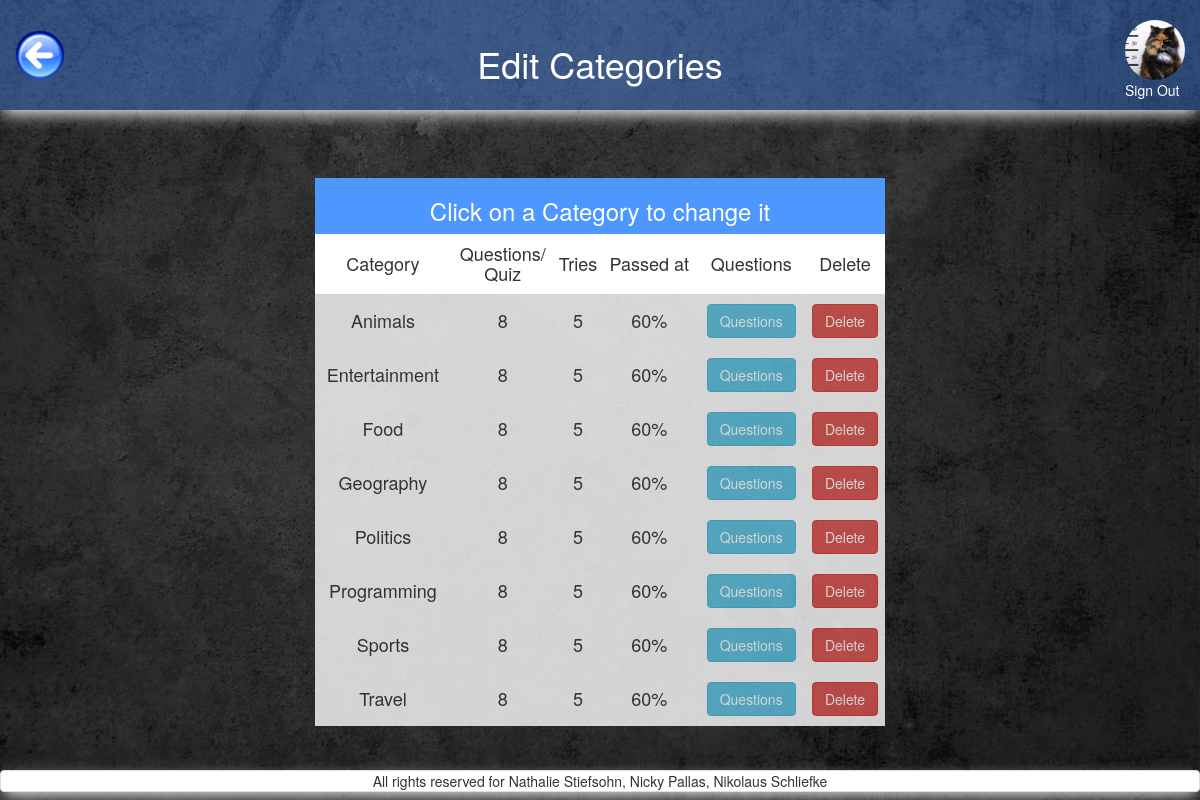
/admin_all_questions.php (signed in), run on an earlier commit of the app's database.
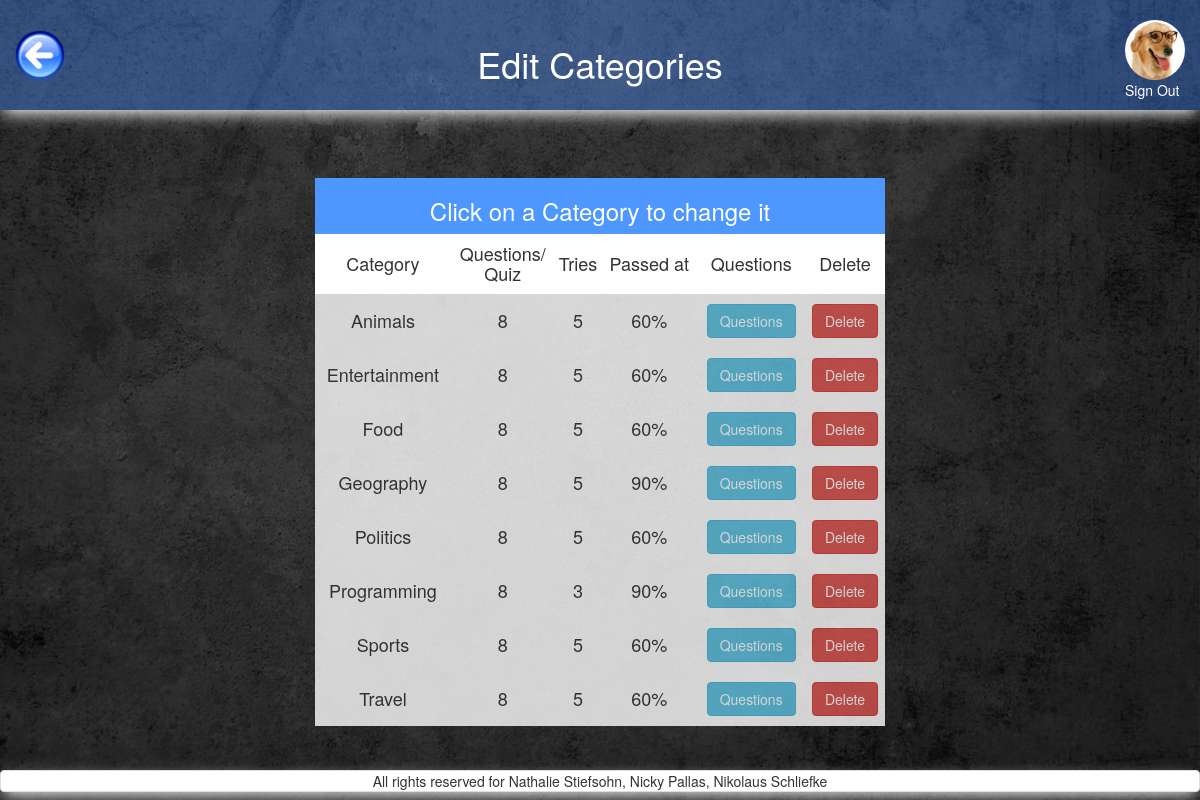
And on a later commit of the database.
### tables this page shows
CREATE TABLE `users` (
  `id` int(11) NOT NULL,
  `FK_avatars` int(11) NOT NULL,
  `nickname` varchar(255) NOT NULL,
  `email` varchar(255) NOT NULL,
  `password` varchar(255) NOT NULL,
  `first_name` varchar(255) NOT NULL,
  `family_name` varchar(255) NOT NULL,
  `date_of_birth` date NOT NULL DEFAULT '1993-07-30'
);

CREATE TABLE `avatars` (
  `id` int(11) NOT NULL,
  `location` varchar(255) NOT NULL
);

CREATE TABLE `categories` (
  `id` int(11) NOT NULL,
  `category` varchar(13) NOT NULL,
  `image` varchar(255) NOT NULL DEFAULT 'default.png',
  `amount_questions` int(11) NOT NULL DEFAULT '8',
  `tries` int(11) NOT NULL DEFAULT '5',
  `passed_at` decimal(3,2) NOT NULL DEFAULT '0.60'
);

### includes/start_session_admin.php (called while the page is built, shortened)
<?php
	require_once 'dbconnect.php';
$res=mysqli_query($con, "SELECT first_name, family_name, date_of_birth, nickname, users.id AS user_id, avatars.location AS avatar, avatars.id AS avatar_id, email FROM users
 	JOIN avatars ON users.FK_avatars=avatars.id
 	WHERE users.id=".$_SESSION['user']);
	 $userRow=mysqli_fetch_array($res);
	 $user_avatar = $userRow['avatar'];
?>

### query/categories_query.php (called while the page is built)
<?php
$query_all_categories = "
    SELECT
        *
    FROM `categories`
    order by category ASC
";
$res_all_categories = mysqli_query($con, $query_all_categories);
?>

### admin_all_questions.php (the view, shortened to what this page needs)
<?php
require_once('includes/start_session_admin.php');
?>
<!DOCTYPE html>
<html>
<head>
	<?php
require_once('includes/head_tag.php');
	?>
</head>
<body>
<div id="wrap">
  <div id="main" class="container-fluid clear-top">
	<header class="row shadow" id="header">
			<div class="col-xs-3">
				<a href="home_admin.php">
					<img alt="back_button" src="pictures/back_button.png" id="back_button"/>
				</a>
			</div>
			<div class="col-xs-6 white text-center margin-top">
                <h1 class="heading_font">Edit Categories</h1>
            </div>
        <?php
        echo'
            <div class="col-xs-3">
                <a href="logout.php?logout" class="pull-right">
                    <img class="img-circle show_avatar border" src="'.$user_avatar.'" alt="avatar" id="avatar_img"><br>
                    Sign Out
                </a>
            </div>';
        ?>
	</header>
	<div class="row">
		<main class="col-xs-12">
			<section class="row">
				<?php
					require 'includes/alert_box.php'
				 ?>
				<div class="col-xs-12 text-center margin-top">
					<div class="row">
				<div class="col-xs-10 col-xs-offset-1 col-sm-6 col-sm-offset-3">
                        <table class="table-hover text-center" >
                            <thead>
                            	<tr id="first_row_table" class="white">
                                	<th colspan="6" class="text-center"><h3>Click on a Category to change it</h3></th>
                                </tr>
                                <tr id="white_background">
                                	<th class="text-center"><h4>Category</h4></th>
                                	<th class="text-center"><h4>Questions/<br>Quiz</h4></th>
                                	<th class="text-center"><h4>Tries</h4></th>
                                    <th class="text-center"><h4>Passed at</h4></th>
                                    <th class="text-center"><h4>Questions</h4></th>
                                    <th class="text-center"><h4>Delete</h4></th>
                                </tr>
                            </thead>
                            <tbody>
                                 <?php
                        include ('query/categories_query.php');
			                while ($row_all_categories = mysqli_fetch_array($res_all_categories)){
			                    $category = $row_all_categories['category'];
			                    $category_id=$row_all_categories['id'];
			                    $questions=$row_all_categories['amount_questions'];
			                    $tries=$row_all_categories['tries'];
			                    $passed_at = $row_all_categories['passed_at'];
			                    if($category_id==0){} else{
	                            echo '
									<a href="change_category.php?category_selected='.$category_id.'">
		                                <tr>
		                                    <td class="clickable-row" data-href="change_category.php?category_selected='.$category_id.'"><h4>'.$category.'</h4></td>
		                                    <td class="clickable-row" data-href="change_category.php?category_selected='.$category_id.'"><h4>'.$questions.'</h4></td>
		                                    <td class="clickable-row" data-href="change_category.php?category_selected='.$category_id.'"><h4>'.$tries.'</h4></td>
		                                    <td class="clickable-row" data-href="change_category.php?category_selected='.$category_id.'"><h4>'.($passed_at*100).'%</h4></td>
		                                    <td><h4><input class="btn btn-info btn-display_games" type="submit" data-href="questions_of_category.php?category_selected='.$category_id.'"  value="Questions"></h4></td>
		                                    <td><h4><input class="btn btn-danger btn-display_games" type="submit" data-href="admin_all_questions.php?category_selected='.$category_id.'"  value="Delete"></h4></td>
		                                </tr>
	                                </a>
	                                ';
                          		}
                        }
                        ?>
                            </tbody>
                        </table>
                    </div>
			</section>
		</main>
	</div>
  </div>
</div>
	<?php
require_once('includes/footer.php');
	?>
</body>
</html>

What changed in the data, as far as the page shows it:
changed users: FK_avatars.location: a different picture
changed categories "Geography": $passed_at*100 "60" → "90"
changed categories "Programming": tries "5" → "3"; $passed_at*100 "60" → "90"
